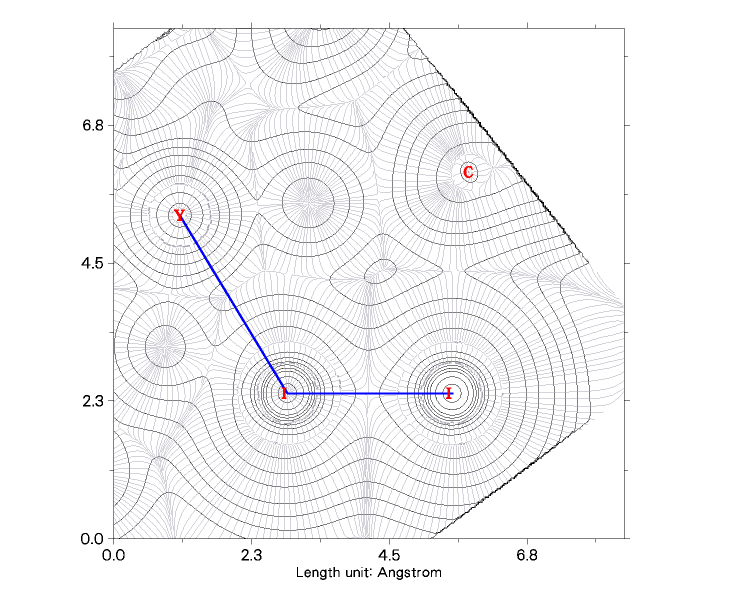
#> input picture qtaim/campaign/bcp_plots/multiwfn_out/Y_act_gradient.png, 1500 x 1200 px (shown at 1/2 size)
$ python compose_two_panel.py
#> lines starting #> are read from the running program, lines starting #| are printed output that depends on the picture; after the words box and inside, x2 and y2 are one past the last pixel; in counts of white or black regions, pixels touching at a corner belong together
"""Two-panel publication composite of Multiwfn QTAIM gradient+contour maps.

This is pure image placement: the chemistry (density contours, gradient-line
bond paths, atoms, bond sticks) is rendered entirely by Multiwfn from the cube
files. Here we only trim whitespace, place the two maps side-by-side, and add
panel labels + a caption. No re-rendering of the density field.
"""
import numpy as np
from PIL import Image
import matplotlib
matplotlib.use("Agg")
import matplotlib.pyplot as plt

A = "Y_act_gradient.png"       # panel (a): covalent I2  (I76-I77, 2.692 A)
B = "Y_deep_gradient.png"      # panel (b): polyiodide   (I75-I74-I76, ~2.93 A)


def trim(im, pad=10, thresh=250):
    """Crop uniform near-white margins, keep a small pad so axis labels survive."""
#> called with pad = 10, thresh = 250
    g = np.array(im.convert("L"))
    mask = g < thresh                       # non-white pixels
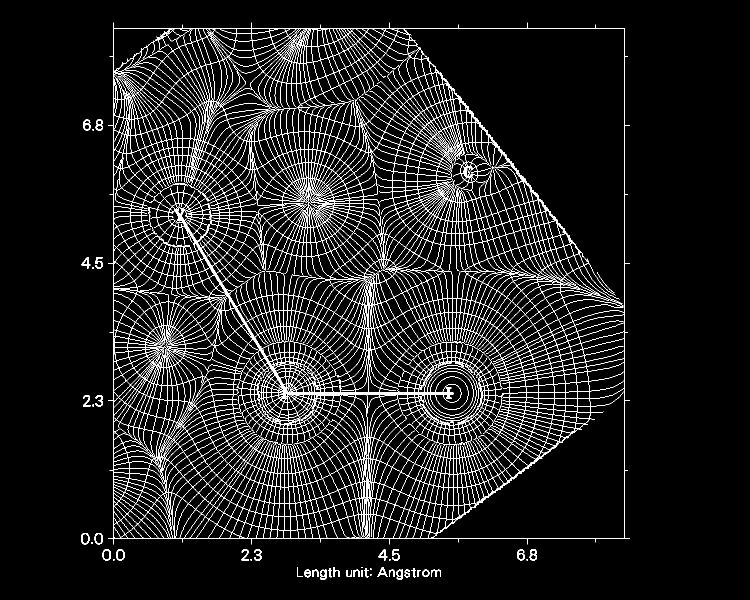
#> mask: shape (1200, 1500) bool (shown at 1/2 size); 7.1% white in thin lines or dots, all inside (x1, y1, x2, y2) = (162, 45, 1260, 1160)
    if not mask.any():
        return im
    ys, xs = np.where(mask)
    y0, y1 = max(ys.min() - pad, 0), min(ys.max() + pad, g.shape[0])
#> y0 = 35; y1 = 1169
    x0, x1 = max(xs.min() - pad, 0), min(xs.max() + pad, g.shape[1])
#> x0 = 152; x1 = 1269
    return im.crop((x0, y0, x1, y1))
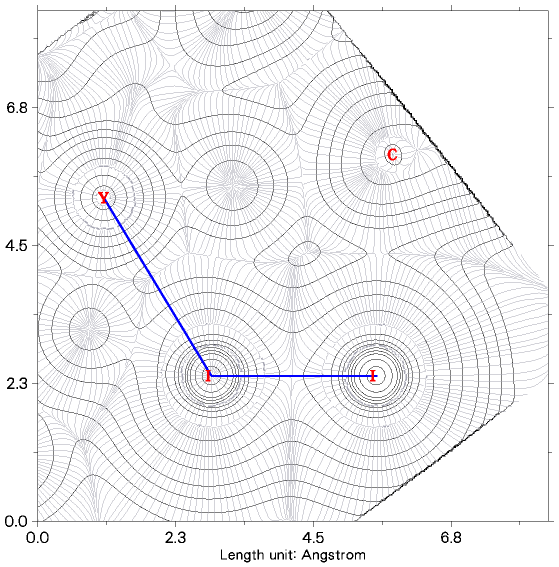
#> returned value: PIL image 1117x1134 RGB (shown at 1/2 size); mean R, G, B 241.1, 241, 242.5


ia = trim(Image.open(A).convert("RGB"))
ib = trim(Image.open(B).convert("RGB"))
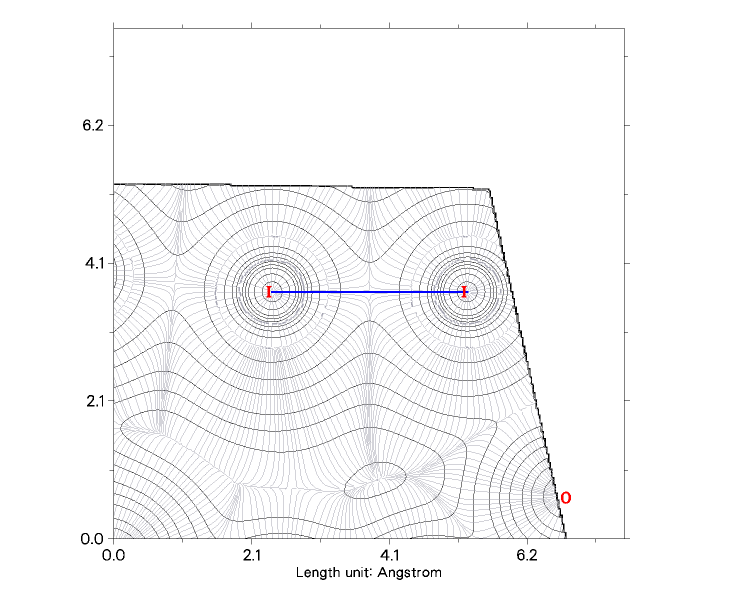
#> input picture qtaim/campaign/bcp_plots/multiwfn_out/Y_deep_gradient.png, 1500 x 1200 px (shown at 1/2 size)
#> call 2 of trim, with pad = 10, thresh = 250
#> in trim (call 2), `mask = g < thresh`:
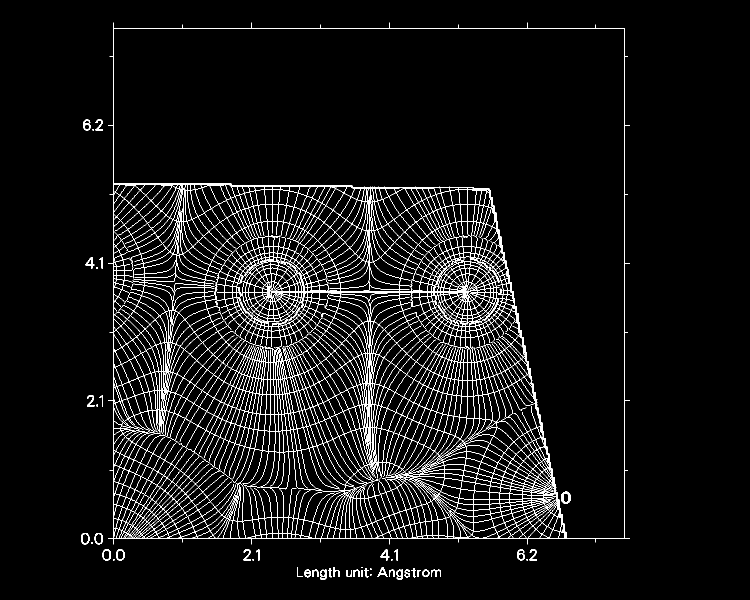
#> mask: shape (1200, 1500) bool (shown at 1/2 size); 5% white in thin lines or dots, all inside (x1, y1, x2, y2) = (162, 45, 1260, 1160)
#> in trim (call 2), `return im.crop((x0, y0, x1, y1))`:
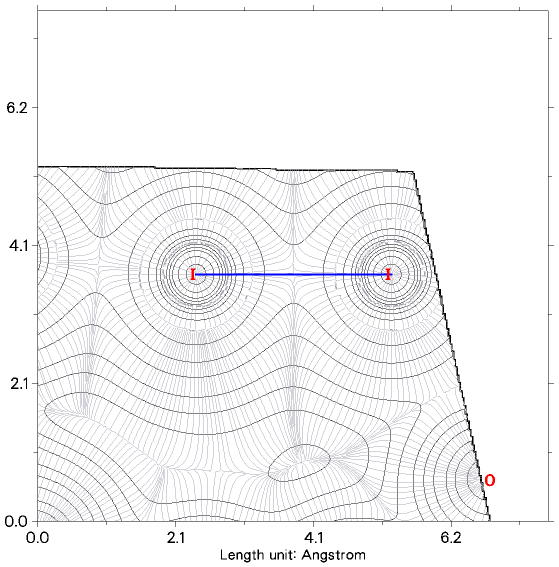
#> returned value: PIL image 1117x1134 RGB (shown at 1/2 size); mean R, G, B 244.9, 244.7, 245.7
# common height
H = min(ia.height, ib.height)
#> H = 1134
ia = ia.resize((int(ia.width * H / ia.height), H))
ib = ib.resize((int(ib.width * H / ib.height), H))

fig, axes = plt.subplots(1, 2, figsize=(12.5, 5.6))
for ax, img, lab, title in [
    (axes[0], ia, "(a)  Y_act — covalent I$_2$ (I76–I77, 2.69 Å)", ""),
    (axes[1], ib, "(b)  Y_deep — polyiodide chain (I75–I74–I76, ~2.93 Å)", ""),
]:
    ax.imshow(np.asarray(img))
    ax.set_axis_off()
    ax.set_title(lab, fontsize=12, pad=6)
#> this loop made 2 passes
#> title on passes 1 to 2: '', ''
fig.suptitle("QTAIM electron density: bond paths and critical points (valence density, ρ)",
             fontsize=13.5, y=0.98)
fig.tight_layout(rect=[0, 0.02, 1, 0.95])
fig.text(0.5, 0.015,
         "Multiwfn gradient-line map from QE cube (val.cube); "
         "solid lines = density contours, trajectories = bond paths, "
         "blue sticks = empirical bonds, axes in Å.",
         ha="center", fontsize=8.5, color="0.3")
fig.savefig("QTAIM_two_panel.png", dpi=300, bbox_inches="tight")
fig.savefig("QTAIM_two_panel.pdf", bbox_inches="tight")
print("wrote QTAIM_two_panel.png / .pdf")
print("panel sizes (px):", ia.size, ib.size)
#| panel sizes (px): (1117, 1134) (1117, 1134)
